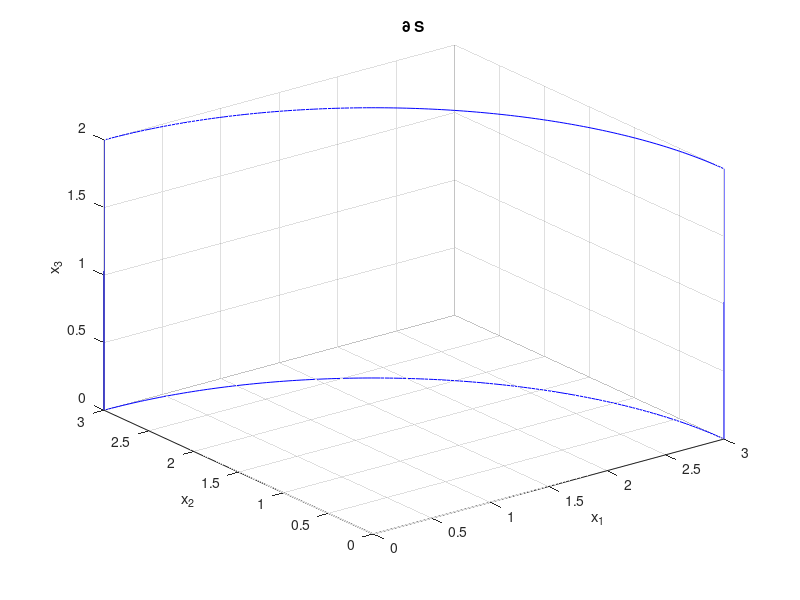

Here is the MATLAB script that generated this plot:
% Example of Stokes' Theorem

close all

fg = figure()
ax = gca;

u = 0:2:2;
x1C1 = 3 + 0.*u;
x2C1 = 0.*u;
x3C1 = 2 - u;

u = 0:0.01:pi/2;
x1C2 = 3*cos(u);
x2C2 = 3*sin(u);
x3C2 = 0.*u;

u = 0:2:2;
x1C3 = 0.*u;
x2C3 = 3 + 0.*u;
x3C3 = u;

u = 0:0.01:pi/2;
x1C4 = 3.*sin(u);
x2C4 = 3.*cos(u);
x3C4 = 2 + 0.*u;

plot3(ax,x1C1,x2C1,x3C1,'-b',x1C2,x2C2,x3C2,'-b',x1C3,x2C3,x3C3, ...
      '-b',x1C4,x2C4,x3C4,'-b');
hold on
grid on
% Does not work with octave:
% ax.Box = 'off';
xlabel("x_1")
ylabel("x_2")
zlabel("x_3")
title("∂ S")

rotate3d on

% print(fg, "stokes_ex", "-dpng");
% print (fg, "stokes_ex", "-dpdflatexstandalone");
% system ("pdflatex stokes_ex");
% open stokes_ex.pdf 

